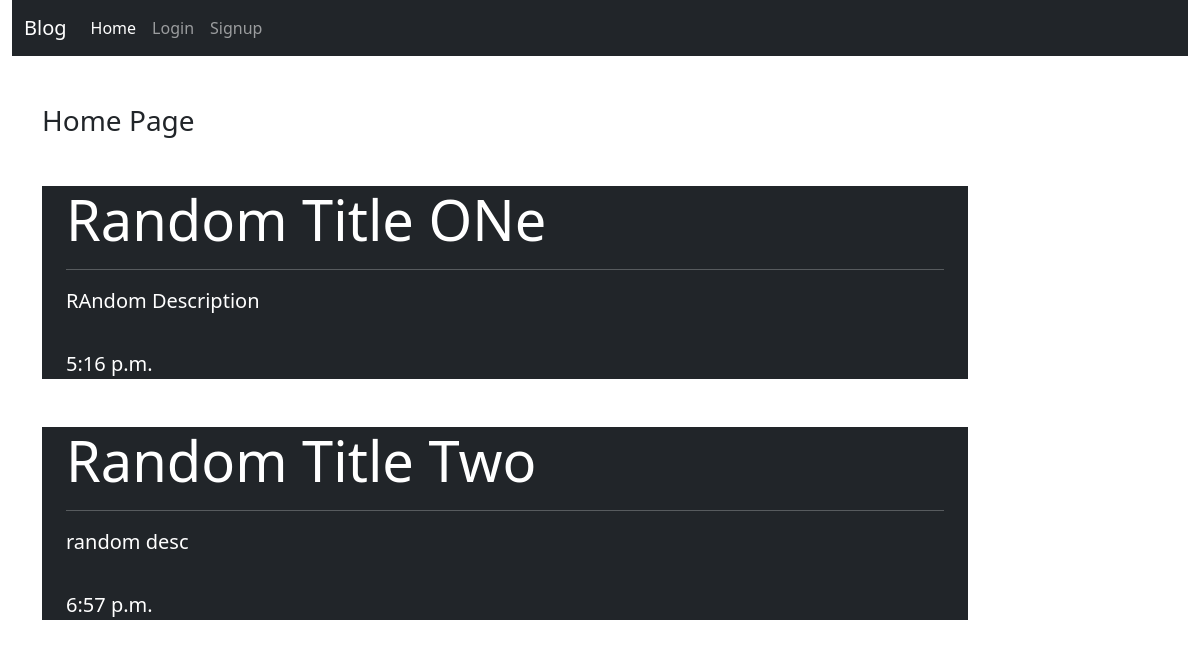
/, run on an earlier commit of the app's database.
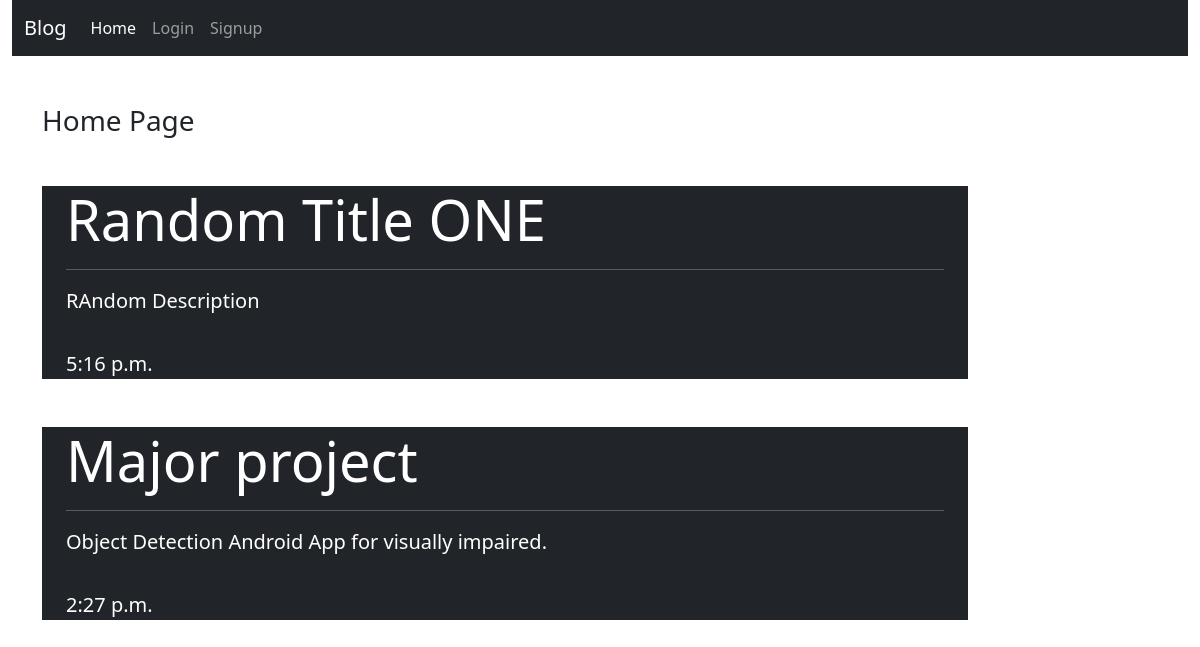
And on a later commit of the database.
### post/models.py (models this page shows)
class BlogPost(models.Model):
    title = models.CharField(max_length=100)
    desc = models.TextField()
    timestamp = models.TimeField(auto_now_add=True)

### post/views.py (the view)
# urls.py: 2. Add a URL to urlpatterns:  path('', views.home, name='home')
def home(request):
    posts = BlogPost.objects.all()
    return render(request, 'post/home.html',{'posts':posts})

### post/templates/post/home.html
{% extends 'post/base.html' %}
{% load static %}
{% block content %}
<div class="col-sm-10 my-5">
<h3>Home Page</h3>
{% for post in posts %}
<div class="jumbotron  jumbotron-fluid my-5 bg-dark">
  <div class="container">
    <h1 class="display-4 text-white font-weight-bold">{{post.title}}</h1>
    <hr class=bg-light >
    <p class="lead text-white">{{post.desc}}</p>
    <hr>
            <small class="lead text-white" >{{post.timestamp}}</small>
  </div>
</div>
{% endfor %}
</div>
{% endblock content %}

What changed in the data, as far as the page shows it:
removed BlogPost: title "Random Title Two", desc "random desc", timestamp "6:57 p.m."
changed BlogPost "RAndom Description": title "Random Title ONe" → "Random Title ONE"
added BlogPost: title "Major project", desc "Object Detection Android App for visually impaired.", timestamp "2:27 p.m."
